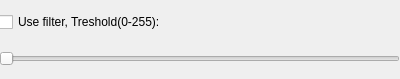
<?xml version="1.0" encoding="UTF-8"?>
<ui version="4.0">
 <class>Form</class>
 <widget class="QWidget" name="Form">
  <property name="geometry">
   <rect>
    <x>0</x>
    <y>0</y>
    <width>400</width>
    <height>79</height>
   </rect>
  </property>
  <property name="windowTitle">
   <string>Form</string>
  </property>
  <widget class="QWidget" name="gridLayoutWidget">
   <property name="geometry">
    <rect>
     <x>-1</x>
     <y>-1</y>
     <width>401</width>
     <height>81</height>
    </rect>
   </property>
   <layout class="QGridLayout" name="layout_gl">
    <item row="0" column="0">
     <widget class="QCheckBox" name="filter_chb">
      <property name="text">
       <string>Use filter, Treshold(0-255):</string>
      </property>
     </widget>
    </item>
    <item row="1" column="0">
     <widget class="QSlider" name="threshold_hs">
      <property name="maximum">
       <number>255</number>
      </property>
      <property name="singleStep">
       <number>1</number>
      </property>
      <property name="orientation">
       <enum>Qt::Horizontal</enum>
      </property>
     </widget>
    </item>
   </layout>
  </widget>
 </widget>
 <resources/>
 <connections/>
</ui>
